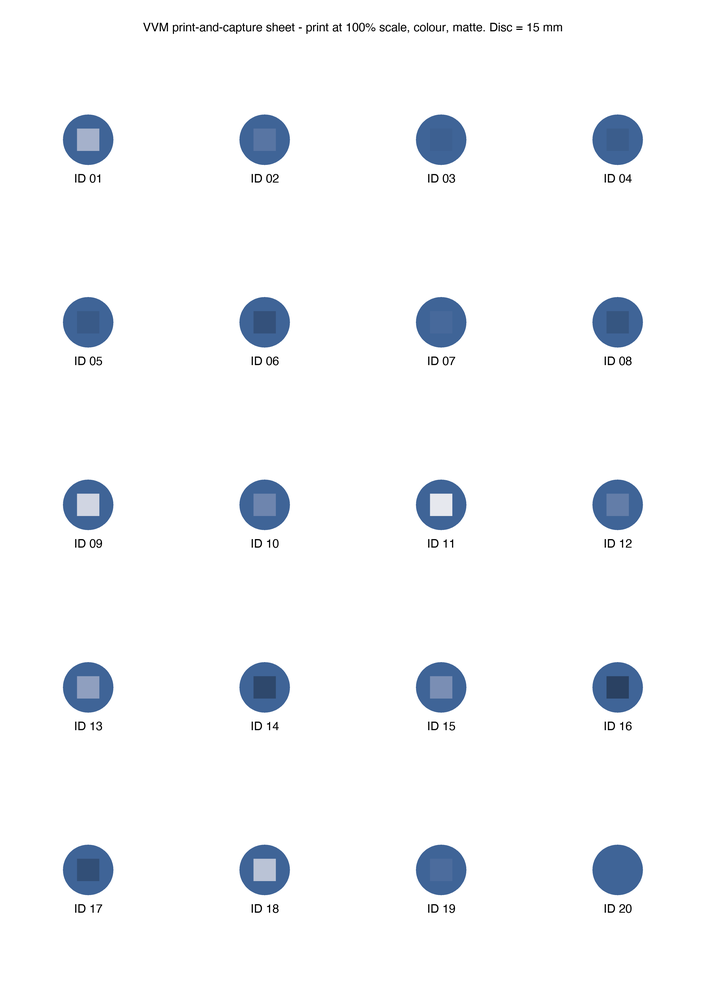
#> input picture data/print_sheet/print_sheet.png, 706 x 999 px, shrunk from 2480 x 3508 before the run
$ python -i segment.py   (imports and definitions only)
#> lines starting #> are read from the running program, lines starting #| are printed output that depends on the picture; after the words box and inside, x2 and y2 are one past the last pixel; in counts of white or black regions, pixels touching at a corner belong together
"""IVP stage: locate the VVM disc, fit an ellipse, sample ring and square colours, crop.

Key design point: segmentation must NOT rely on square/ring contrast, because at the
discard point (s = 0.75) the square is identical to the ring. So we find the outer disc
(dark vs label background), fit an ellipse (handles perspective), and sample the square
and ring at fixed normalised radii inside that ellipse.
"""
import math
import numpy as np
import cv2

from . import config as C


def _candidates(gray):
    """Binary masks where the (darker) disc is foreground, from several thresholding methods."""
    n = gray.shape[0]
    blur = cv2.GaussianBlur(gray, (5, 5), 0)
    out = []
    _, otsu = cv2.threshold(blur, 0, 255, cv2.THRESH_BINARY_INV + cv2.THRESH_OTSU)
    out.append(otsu)
    block = (n // 3) | 1
    out.append(cv2.adaptiveThreshold(blur, 255, cv2.ADAPTIVE_THRESH_MEAN_C, cv2.THRESH_BINARY_INV, block, 8))
    return out


def _best_ellipse(masks, shape):
    h, w = shape
    best, best_score = None, 0.0
    k = cv2.getStructuringElement(cv2.MORPH_ELLIPSE, (7, 7))
    kb = (max(h, w) // 16) | 1
    k_big = cv2.getStructuringElement(cv2.MORPH_ELLIPSE, (kb, kb))
    for m in masks:
        # large opening first: cuts thin printed text / smudge bridges away from the disc
        m = cv2.morphologyEx(m, cv2.MORPH_OPEN, k_big)
        m = cv2.morphologyEx(m, cv2.MORPH_CLOSE, k, iterations=2)
        cnts, _ = cv2.findContours(m, cv2.RETR_EXTERNAL, cv2.CHAIN_APPROX_NONE)
        for c in cnts:
            area = cv2.contourArea(c)
            if area < 0.02 * h * w or len(c) < 20:
                continue
            hull = cv2.convexHull(c)
            hull_area = cv2.contourArea(hull)
            per = cv2.arcLength(hull, True)
            circ = 4 * math.pi * hull_area / (per * per + 1e-6)
            solidity = area / (hull_area + 1e-6)
            (cx, cy), (W, H), ang = cv2.fitEllipse(hull)
            if min(W, H) / max(W, H) < 0.4 or max(W, H) > 1.3 * max(h, w):
                continue
            # prefer round, solid, centred blobs (the target VVM is framed near the centre)
            dc = math.hypot(cx - w / 2, cy - h / 2) / (0.5 * math.hypot(w, h))
            score = circ * solidity * (1 - 0.5 * dc) * math.sqrt(area)
            if score > best_score:
                best_score, best = score, (cx, cy, W / 2, H / 2, ang)
    return best


def _hough(gray):
    n = min(gray.shape)
    c = cv2.HoughCircles(cv2.medianBlur(gray, 5), cv2.HOUGH_GRADIENT, dp=1.5, minDist=n,
                         param1=100, param2=30, minRadius=int(0.12 * n), maxRadius=int(0.6 * n))
    if c is None:
        return None
    x, y, r = c[0, 0]
    return (float(x), float(y), float(r), float(r), 0.0)


def detect(img_rgb):
    """Return dict(cx, cy, a, b, angle, method) or None. a,b are semi-axes in pixels."""
    gray = cv2.cvtColor(img_rgb, cv2.COLOR_RGB2GRAY)
    e = _best_ellipse(_candidates(gray), gray.shape)
    method = "contour"
    if e is None:
        e, method = _hough(gray), "hough"
    if e is None:
        return None
    cx, cy, a, b, ang = e
    return {"cx": cx, "cy": cy, "a": a, "b": b, "angle": ang, "method": method}


# [8 lines left out: function _rho_map, not called in this run]


def srgb_to_linear(x):
    x = x / 255.0
    return np.where(x <= 0.04045, x / 12.92, ((x + 0.055) / 1.055) ** 2.4)


# [48 lines left out: functions measure, crop, seg_correct, load_photo, not called in this run]

>>> import cv2
>>> picture = cv2.cvtColor(cv2.imread('../data/print_sheet/print_sheet.png'), cv2.COLOR_BGR2RGB)
>>> result = detect(picture)
#> in detect, `gray = cv2.cvtColor(img_rgb, cv2.COLOR_RGB2GRAY)`:
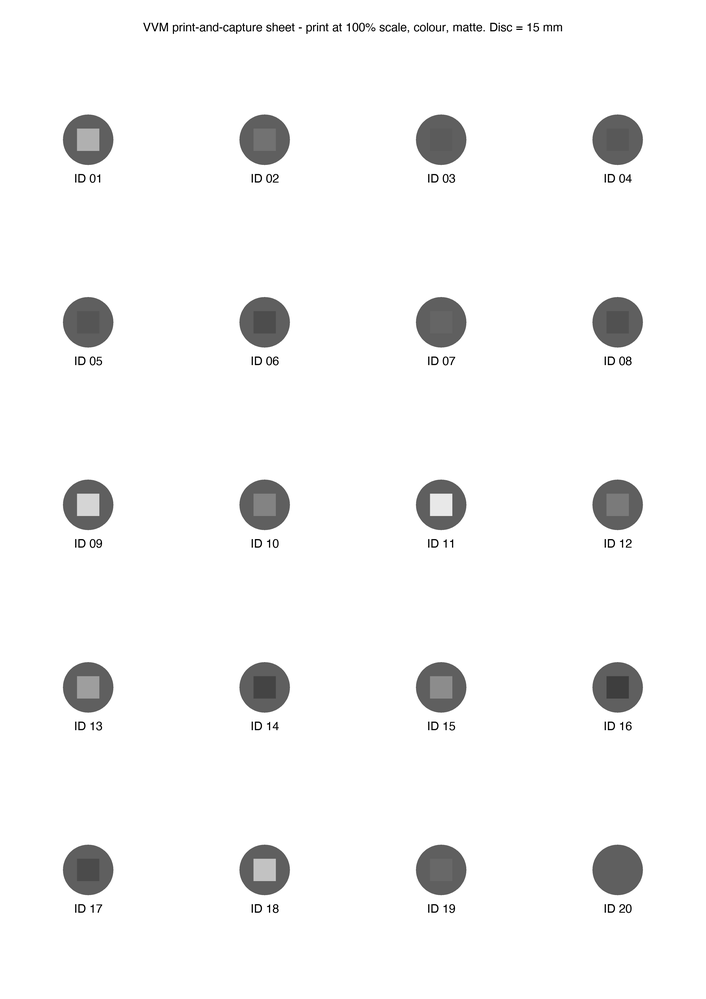
#> gray: shape (999, 706); min 0, max 255, mean 245.3
#> in _candidates, `_, otsu = cv2.threshold(blur, 0, 255, cv2.THRESH_BINARY_INV + cv2.THRE..`:
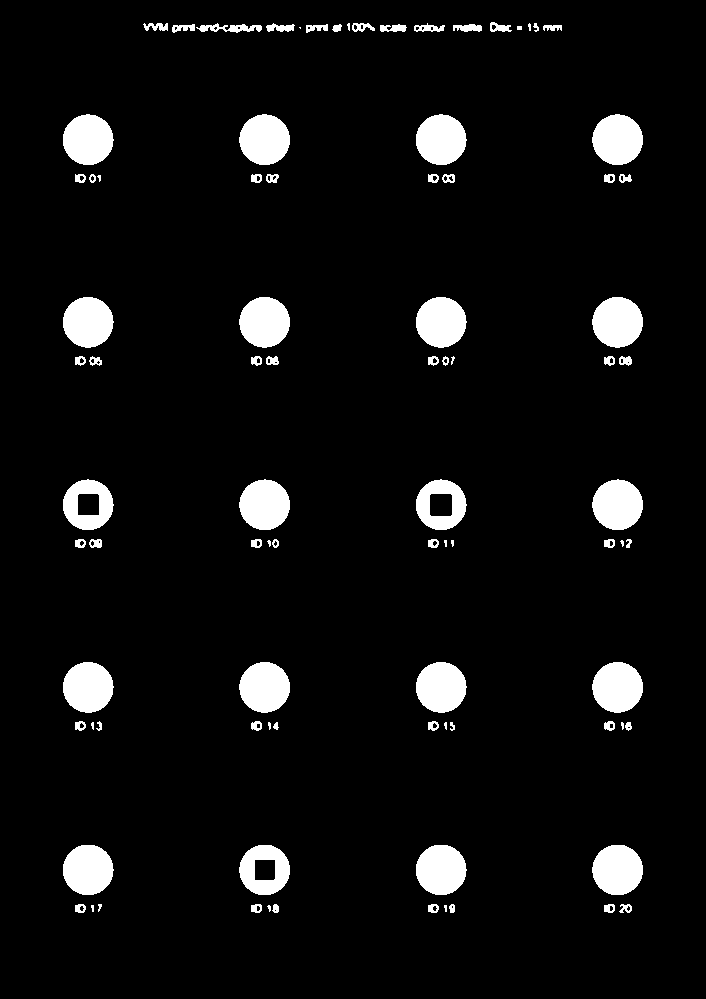
#> otsu: shape (999, 706); 6.2% white; 89 white regions (16 under 20 px), largest, box (x1, y1, x2, y2) and area: (63, 662, 114, 713) 2023, (416, 662, 467, 713) 2023, (239, 297, 290, 348) 2022
#> in _best_ellipse, `h, w = shape`: h = 999; w = 706
#> in _best_ellipse, `kb = (max(h, w) // 16) | 1`: kb = 63
#> in _best_ellipse, `k_big = cv2.getStructuringElement(cv2.MORPH_ELLIPSE, (kb, kb))`:
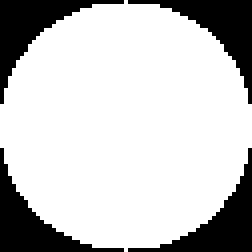
#> k_big: shape (63, 63) (shown 4 times larger); values 0 (black) and 1 (white), 77.6% white; 4 black regions, box (x1, y1, x2, y2) and area: (0, 0, 31, 26) 222, (32, 0, 63, 26) 222, (0, 37, 31, 63) 222, (32, 37, 63, 63) 222
#> the loop in _best_ellipse, `for m in masks:` made 2 passes
#> after the loop in _best_ellipse, `for m in masks:`: best_score = 0
#> in _hough, `c = cv2.HoughCircles(cv2.medianBlur(gray, 5), cv2.HOUGH_GRADIENT, dp=1..`: c = [[396.8, 360.8, 336.2]]
#> in _hough, `x, y, r = c[0, 0]`: x = 396.8; y = 360.8; r = 336.2
#> in detect, `e, method = _hough(gray), "hough"`: e = (396.8, 360.8, 336.2, 336.2, 0); method = 'hough'
#> in detect, `cx, cy, a, b, ang = e`: cx = 396.8; cy = 360.8; a = 336.2; ang = 0
#> result = {'cx': 396.8, 'cy': 360.8, 'a': 336.2, 'b': 336.2, 'angle': 0, 'method': 'hough'}
